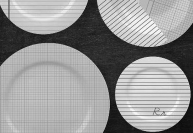
%> input picture src/hw1/images/example9_1.png, 193 x 133 px
$ octave main.m   (GNU Octave 9; MATLAB toolbox functions it lacks are replaced by stand-ins)
%> lines starting %> are read from the running program, lines starting %| are printed output that depends on the picture; in (x1, y1, x2, y2) boxes, pixels count from 0 and x2, y2 are one past the last pixel; in counts of white or black regions, pixels touching at a corner belong together; the program's own positions count from 1
pkg load image
img = rgb2gray(imread('images/example9_1.png'));
%> img: size 133x193 uint8; min 11, max 249, mean 149.4
img_edge = edge(img , 'canny', [0, 0.15], 0.5); % , [0 0.1], 1
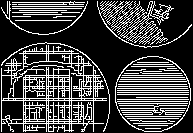
%> img_edge: size 133x193 logical; 25.9% white in thin lines or dots
[H, Theta, rho] = hough(img_edge);
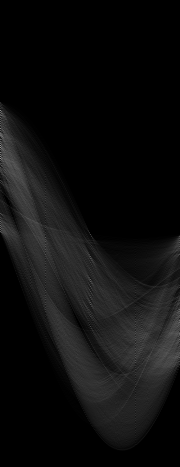
%> H: size 467x180 double; min 0, max 151, mean 14.2
%> Theta = 180 values from -90 to 89; rho = 467 values from -233 to 233
figure
imshow(img_edge)
figure
imshow(imadjust(mat2gray(H)), [], 'YData', rho, 'XData', Theta , 'InitialMagnification','fit');
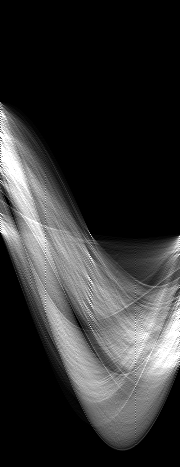
%> displayed picture: size 467x180, on the screen's scale of 0 to 255; min 0, max 255, mean 50.8
xlabel ('\rho'), ylabel ('\Theta')
axis on
axis normal
hold on
peaks = houghpeaks (H, 100, 'threshold', ceil(0.42 * max(H(:))));  %0.45
%> peaks = 100 rows, first 12: [159 1; 146 1; 111 1; 129 1; 153 1; 137 3; 226 1; 118 1; 232 1; 151 4; 280 91; 327 178]
x = Theta(peaks(:,2));
%> x = 100 values, max 89 at index 54, min -90 at index 1, mean -16.49
y = rho(peaks(:,1));
%> y = 100 values, max 130 at index 67, min -123 at index 3, mean 15.63
plot(x, y, 's', 'color', 'red');
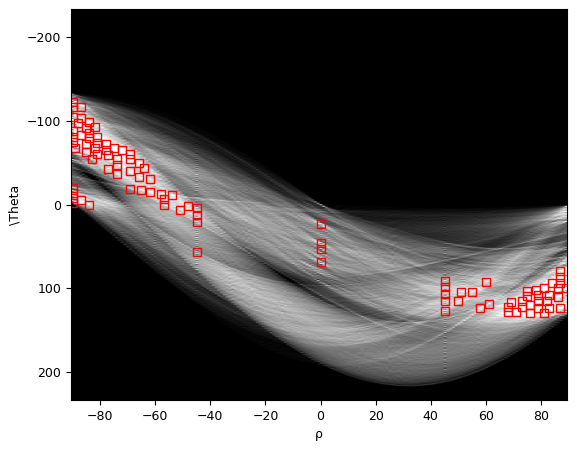
%> figure redrawn from the program's plot data
lines = houghlines(img_edge, Theta, rho, peaks, 'FillGap', 2, 'MinLength', 15);  % 10 10
%> lines = 57 lines; longest, point1 to point2 (x, y): (9, 124) to (104, 124), (8, 9) to (82, 9), (116, 89) to (188, 89), (13, 3) to (85, 3), (33, 89) to (104, 89), (118, 82) to (189, 82)
figure
imshow(img)
hold on
for k = 1:length(lines)
  xy = [lines(k).point1; lines(k).point2];
  plot(xy(:,1), xy(:,2), 'LineWidth', 1, 'Color', 'green');
end
%> this loop made 57 passes
%> xy on passes 1 to 12: [2 76; 17 76], [26 76; 70 76], [77 76; 100 76], [120 76; 183 76], [33 89; 104 89], [116 89; 188 89], [9 124; 104 124], [134 124; 173 124], [24 106; 84 106], [120 106; 154 106], [160 106; 189 106], [38 82; 54 82]

[centers, radii] = imfindcircles(img, [20, 70], 'Sensitivity', 0.9);
%> centers = [153.3 94.19; 49.96 103.4]; radii = [37.23; 60.1]
if length(radii) > 1
  centersStrong = centers(1:length(radii),:);
%> centersStrong = [153.3 94.19; 49.96 103.4]
  radiiStrong = radii(1:length(radii));
%> radiiStrong = [37.23; 60.1]
  viscircles(centersStrong, radiiStrong,'EdgeColor', 'b');
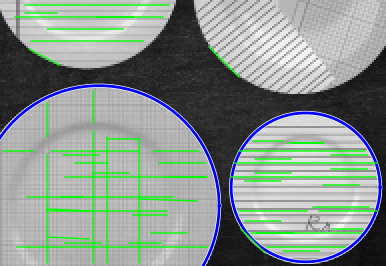
%> figure redrawn from the program's plot data; shown 2 times larger
end

$ run again, with src/hw1/images/example10_1.png copied over src/hw1/images/example9_1.png
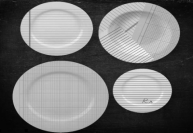
%> input picture src/hw1/images/example10_1.png, 193 x 133 px
%> `img_edge = edge(img , 'canny', [0, 0.15], 0.5);`:
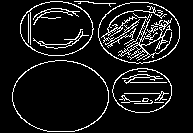
%> img_edge: size 133x193 logical; 9.8% white in thin lines or dots, all inside (x1, y1, x2, y2) = (12, 1, 180, 132)
%> Theta = 180 values from -90 to 89; rho = 467 values from -233 to 233
%> peaks = 100 rows, first 12: [280 179; 223 1; 286 46; 307 163; 312 156; 283 175; 374 116; 308 150; 316 151; 235 10; 282 172; 234 2]
%> x = 100 values, max 89 at index 84, min -90 at index 2, mean -16.84
%> y = 100 values, max 161 at index 81, min -93 at index 18, mean 42.58
%> lines = 14 lines; longest, point1 to point2 (x, y): (125, 94) to (169, 94), (126, 83) to (167, 83), (31, 10) to (31, 48), (46, 45) to (67, 45), (46, 45) to (67, 45), (101, 44) to (115, 58)
%> the loop `for k = 1:length(lines)` made 14 passes
%> xy on passes 1 to 8: [46 45; 67 45], [160 73; 171 84], [125 94; 169 94], [126 83; 167 83], [46 45; 67 45], [101 44; 115 58], [53 12; 68 13], [138 11; 155 13]
%> centers = [44.94 97.06; 67.68 28.88; 47.24 29.12; 153 33.09; 77.6 96.84; 127.4 33.34; 142.8 91.35]; radii = [31.45; 24.86; 25.22; 26.78; 30.58; 27.48; 25.16]
%> centersStrong has the same summary as centers
%> `viscircles(centersStrong, radiiStrong,'EdgeColor', 'b');`:
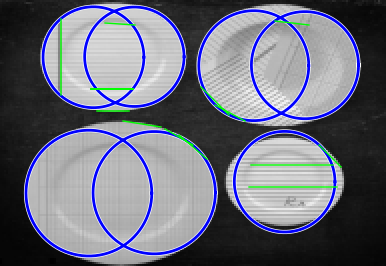
%> figure redrawn from the program's plot data; shown 2 times larger

$ run again, with src/hw1/images/example11_1.png copied over src/hw1/images/example9_1.png
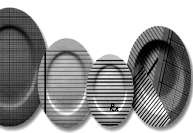
%> input picture src/hw1/images/example11_1.png, 193 x 133 px
%> `img_edge = edge(img , 'canny', [0, 0.15], 0.5);`:
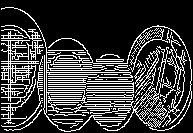
%> img_edge: size 133x193 logical; 23.2% white in thin lines or dots
%> Theta = 180 values from -90 to 89; rho = 467 values from -233 to 233
%> peaks = 100 rows, first 12: [162 1; 146 1; 137 2; 155 2; 173 2; 337 180; 244 91; 324 170; 157 14; 144 5; 167 8; 199 23]
%> x = 100 values, max 89 at index 6, min -90 at index 1, mean -20.48
%> y = 100 values, max 146 at index 92, min -119 at index 31, mean 2.22
%> lines = 33 lines; longest, point1 to point2 (x, y): (11, 30) to (11, 124), (39, 73) to (131, 73), (39, 81) to (86, 81), (39, 89) to (85, 89), (88, 89) to (134, 89), (40, 99) to (86, 99)
%> the loop `for k = 1:length(lines)` made 33 passes
%> xy on passes 1 to 8: [2 73; 32 73], [39 73; 131 73], [6 89; 31 89], [39 89; 85 89], [88 89; 134 89], [2 98; 25 98], [40 99; 86 99], [88 100; 133 100]
%> centers = [67.32 87.09; 117.2 82.78]; radii = [27.74; 21.88]
%> centersStrong = [67.32 87.09; 117.2 82.78]
%> radiiStrong = [27.74; 21.88]
%> `viscircles(centersStrong, radiiStrong,'EdgeColor', 'b');`:
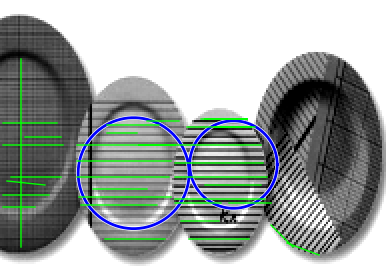
%> figure redrawn from the program's plot data; shown 2 times larger
